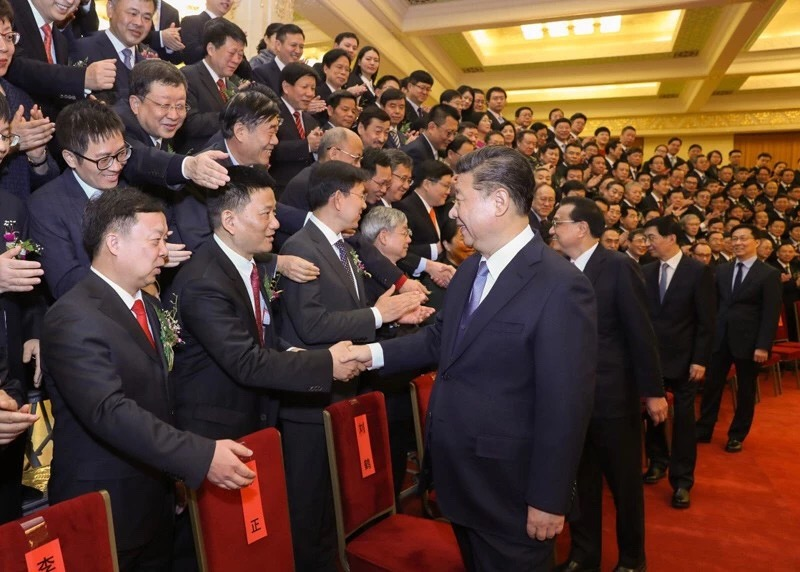
#> input picture lib/opencv/image/ld.jpg, 800 x 572 px
$ python '图像读取显示保存.py'
#> lines starting #> are read from the running program, lines starting #| are printed output that depends on the picture
import numpy as np
import cv2
print(cv2.__version__)
"""
    OpenCV图像读取 显示 保存
"""

# 读取图片
img = cv2.imread('ld.jpg')
#> img is the input picture: shape (572, 800, 3); mean B, G, R 52.5, 66.2, 95.4

# 相关图像处理业务
# 结果展示
cv2.namedWindow('result', cv2.WINDOW_NORMAL)
cv2.imshow('result', img)
cv2.waitKey(0)
cv2.destroyAllWindows()

# 结果保存
cv2.imwrite('saveResult.png', img)

#########################################################

from matplotlib import pyplot as plt
img = cv2.imread('ld.jpg', 0)
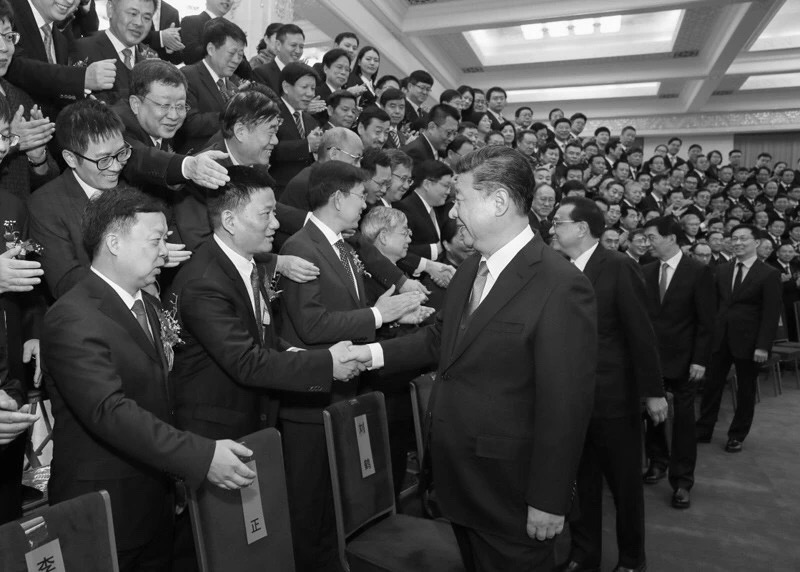
#> img: shape (572, 800); min 0, max 255, mean 73.4
plt.imshow(img,cmap='gray', interpolation='bicubic')
plt.xticks([]),plt.yticks([])
plt.show()
